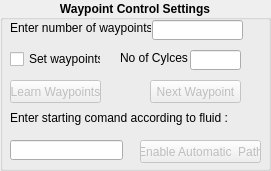
     <widget class="QGroupBox" name="groupBox_2">
      <property name="geometry">
       <rect>
        <x>1090</x>
        <y>180</y>
        <width>271</width>
        <height>171</height>
       </rect>
      </property>
      <property name="font">
       <font>
        <weight>75</weight>
        <bold>true</bold>
       </font>
      </property>
      <property name="title">
       <string>Waypoint Control Settings</string>
      </property>
      <property name="alignment">
       <set>Qt::AlignCenter</set>
      </property>
      <widget class="QCheckBox" name="setwaypts_cb">
       <property name="geometry">
        <rect>
         <x>10</x>
         <y>50</y>
         <width>91</width>
         <height>18</height>
        </rect>
       </property>
       <property name="font">
        <font>
         <weight>50</weight>
         <bold>false</bold>
        </font>
       </property>
       <property name="text">
        <string>Set waypoints</string>
       </property>
      </widget>
      <widget class="QLabel" name="label_8">
       <property name="geometry">
        <rect>
         <x>10</x>
         <y>20</y>
         <width>141</width>
         <height>16</height>
        </rect>
       </property>
       <property name="font">
        <font>
         <weight>50</weight>
         <bold>false</bold>
        </font>
       </property>
       <property name="text">
        <string>Enter number of waypoints : </string>
       </property>
      </widget>
      <widget class="QPushButton" name="waypoints_pb">
       <property name="enabled">
        <bool>false</bool>
       </property>
       <property name="geometry">
        <rect>
         <x>10</x>
         <y>80</y>
         <width>91</width>
         <height>23</height>
        </rect>
       </property>
       <property name="font">
        <font>
         <weight>50</weight>
         <bold>false</bold>
        </font>
       </property>
       <property name="text">
        <string>Learn Waypoints</string>
       </property>
      </widget>
      <widget class="QPushButton" name="nextwaypt_pb">
       <property name="enabled">
        <bool>false</bool>
       </property>
       <property name="geometry">
        <rect>
         <x>150</x>
         <y>80</y>
         <width>91</width>
         <height>23</height>
        </rect>
       </property>
       <property name="font">
        <font>
         <weight>50</weight>
         <bold>false</bold>
        </font>
       </property>
       <property name="text">
        <string>Next Waypoint</string>
       </property>
      </widget>
      <widget class="QLineEdit" name="startcommand_le">
       <property name="geometry">
        <rect>
         <x>10</x>
         <y>140</y>
         <width>113</width>
         <height>20</height>
        </rect>
       </property>
       <property name="font">
        <font>
         <weight>50</weight>
         <bold>false</bold>
        </font>
       </property>
      </widget>
      <widget class="QPushButton" name="autowaypts_pb">
       <property name="enabled">
        <bool>false</bool>
       </property>
       <property name="geometry">
        <rect>
         <x>140</x>
         <y>140</y>
         <width>121</width>
         <height>23</height>
        </rect>
       </property>
       <property name="font">
        <font>
         <weight>50</weight>
         <bold>false</bold>
        </font>
       </property>
       <property name="text">
        <string>Enable Automatic  Path</string>
       </property>
      </widget>
      <widget class="QLabel" name="label_6">
       <property name="geometry">
        <rect>
         <x>10</x>
         <y>110</y>
         <width>251</width>
         <height>16</height>
        </rect>
       </property>
       <property name="font">
        <font>
         <weight>50</weight>
         <bold>false</bold>
        </font>
       </property>
       <property name="text">
        <string>Enter starting comand according to fluid :</string>
       </property>
      </widget>
      <widget class="QLineEdit" name="wayptsno_le">
       <property name="geometry">
        <rect>
         <x>152</x>
         <y>20</y>
         <width>91</width>
         <height>20</height>
        </rect>
       </property>
       <property name="frame">
        <bool>true</bool>
       </property>
       <property name="echoMode">
        <enum>QLineEdit::Normal</enum>
       </property>
       <property name="alignment">
        <set>Qt::AlignLeading|Qt::AlignLeft|Qt::AlignVCenter</set>
       </property>
      </widget>
      <widget class="QLabel" name="label_12">
       <property name="geometry">
        <rect>
         <x>120</x>
         <y>50</y>
         <width>71</width>
         <height>16</height>
        </rect>
       </property>
       <property name="font">
        <font>
         <weight>50</weight>
         <bold>false</bold>
        </font>
       </property>
       <property name="text">
        <string>No of Cylces</string>
       </property>
      </widget>
      <widget class="QLineEdit" name="waypts_cycles">
       <property name="geometry">
        <rect>
         <x>190</x>
         <y>50</y>
         <width>51</width>
         <height>20</height>
        </rect>
       </property>
      </widget>
     </widget>
